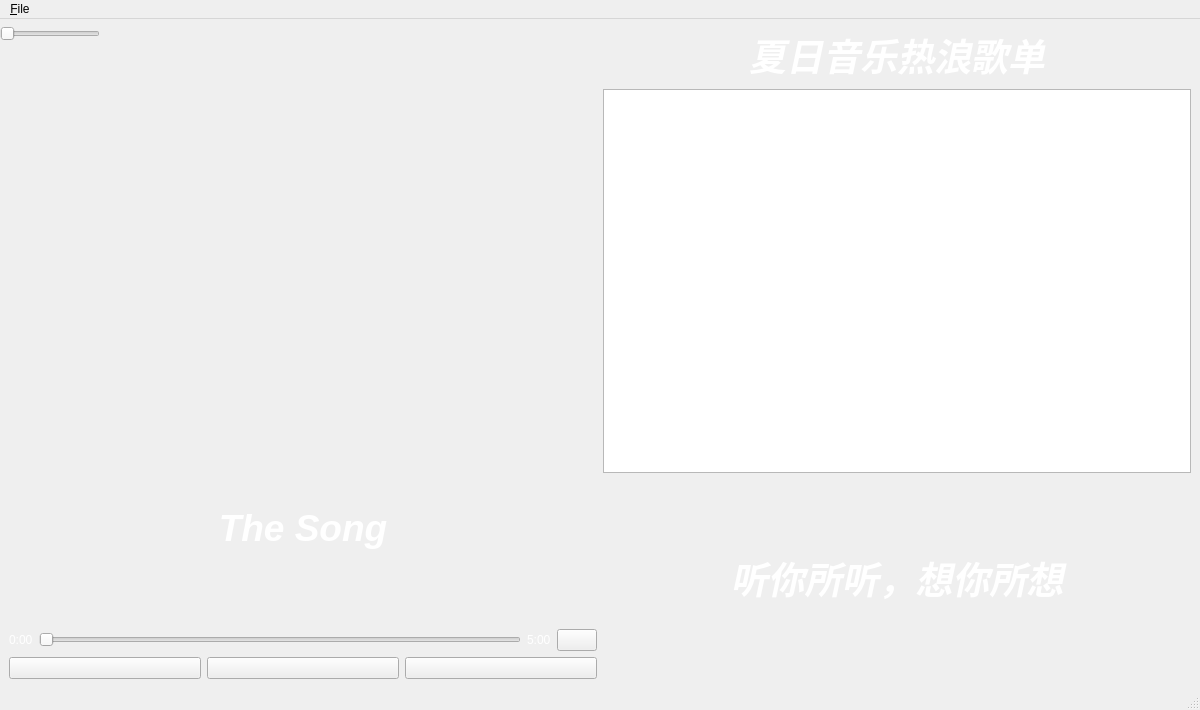
<?xml version="1.0" encoding="UTF-8"?>
<ui version="4.0">
 <class>Mp3Window</class>
 <widget class="QMainWindow" name="Mp3Window">
  <property name="geometry">
   <rect>
    <x>0</x>
    <y>0</y>
    <width>1200</width>
    <height>710</height>
   </rect>
  </property>
  <property name="windowTitle">
   <string>MainWindow</string>
  </property>
  <widget class="QWidget" name="centralwidget">
   <layout class="QHBoxLayout" name="horizontalLayout">
    <item>
     <layout class="QVBoxLayout" name="leftLayout">
      <item>
       <widget class="QLabel" name="vinylLabel">
        <property name="minimumSize">
         <size>
          <width>400</width>
          <height>400</height>
         </size>
        </property>
        <property name="text">
         <string>&lt;html&gt;&lt;head/&gt;&lt;body&gt;&lt;p&gt;&lt;br/&gt;&lt;/p&gt;&lt;/body&gt;&lt;/html&gt;</string>
        </property>
        <property name="scaledContents">
         <bool>true</bool>
        </property>
        <property name="alignment">
         <set>Qt::AlignCenter</set>
        </property>
       </widget>
      </item>
      <item>
       <widget class="QLabel" name="imageLabel">
        <property name="minimumSize">
         <size>
          <width>0</width>
          <height>50</height>
         </size>
        </property>
        <property name="text">
         <string>&lt;html&gt;&lt;head/&gt;&lt;body&gt;&lt;p&gt;&lt;span style=&quot; font-size:28pt; font-weight:700; font-style:italic; color:#ffffff;&quot;&gt;The Song&lt;/span&gt;&lt;/p&gt;&lt;/body&gt;&lt;/html&gt;</string>
        </property>
        <property name="alignment">
         <set>Qt::AlignCenter</set>
        </property>
       </widget>
      </item>
      <item>
       <layout class="QHBoxLayout" name="timeLayout">
        <item>
         <widget class="QLabel" name="currentTimeLabel">
          <property name="text">
           <string>&lt;html&gt;&lt;head/&gt;&lt;body&gt;&lt;p&gt;&lt;span style=&quot; color:#ffffff;&quot;&gt;0:00&lt;/span&gt;&lt;/p&gt;&lt;/body&gt;&lt;/html&gt;</string>
          </property>
         </widget>
        </item>
        <item>
         <widget class="QSlider" name="progressSlider">
          <property name="orientation">
           <enum>Qt::Horizontal</enum>
          </property>
         </widget>
        </item>
        <item>
         <widget class="QLabel" name="totalTimeLabel">
          <property name="text">
           <string>&lt;html&gt;&lt;head/&gt;&lt;body&gt;&lt;p&gt;&lt;span style=&quot; color:#ffffff;&quot;&gt;5:00&lt;/span&gt;&lt;/p&gt;&lt;/body&gt;&lt;/html&gt;</string>
          </property>
         </widget>
        </item>
        <item>
         <widget class="QPushButton" name="volumeButton">
          <property name="icon">
           <iconset resource="pic.qrc">
            <normaloff>:/new/prefix1/volume.png</normaloff>:/new/prefix1/volume.png</iconset>
          </property>
          <property name="iconSize">
           <size>
            <width>48</width>
            <height>48</height>
           </size>
          </property>
         </widget>
        </item>
       </layout>
      </item>
      <item>
       <layout class="QHBoxLayout" name="buttonLayout">
        <item>
         <widget class="QPushButton" name="prevButton">
          <property name="icon">
           <iconset resource="pic.qrc">
            <normaloff>:/new/prefix1/previous.png</normaloff>:/new/prefix1/previous.png</iconset>
          </property>
          <property name="iconSize">
           <size>
            <width>48</width>
            <height>48</height>
           </size>
          </property>
         </widget>
        </item>
        <item>
         <widget class="QPushButton" name="playPauseButton">
          <property name="icon">
           <iconset resource="pic.qrc">
            <normaloff>:/new/prefix1/play.png</normaloff>:/new/prefix1/play.png</iconset>
          </property>
          <property name="iconSize">
           <size>
            <width>64</width>
            <height>64</height>
           </size>
          </property>
         </widget>
        </item>
        <item>
         <widget class="QPushButton" name="nextButton">
          <property name="icon">
           <iconset resource="pic.qrc">
            <normaloff>:/new/prefix1/next.png</normaloff>:/new/prefix1/next.png</iconset>
          </property>
          <property name="iconSize">
           <size>
            <width>48</width>
            <height>48</height>
           </size>
          </property>
         </widget>
        </item>
       </layout>
      </item>
     </layout>
    </item>
    <item>
     <layout class="QVBoxLayout" name="rightLayout">
      <item>
       <widget class="QLabel" name="playlistTitleLabel">
        <property name="text">
         <string>&lt;html&gt;&lt;head/&gt;&lt;body&gt;&lt;p&gt;&lt;span style=&quot; font-size:28pt; font-weight:700; font-style:italic; color:#ffffff;&quot;&gt;夏日音乐热浪歌单&lt;/span&gt;&lt;/p&gt;&lt;/body&gt;&lt;/html&gt;</string>
        </property>
        <property name="alignment">
         <set>Qt::AlignCenter</set>
        </property>
       </widget>
      </item>
      <item>
       <widget class="QListWidget" name="playlistWidget"/>
      </item>
      <item>
       <widget class="QLabel" name="coverLabel">
        <property name="minimumSize">
         <size>
          <width>0</width>
          <height>200</height>
         </size>
        </property>
        <property name="text">
         <string>&lt;html&gt;&lt;head/&gt;&lt;body&gt;&lt;p&gt;&lt;span style=&quot; font-size:28pt; font-weight:700; font-style:italic; color:#ffffff;&quot;&gt;听你所听，想你所想&lt;/span&gt;&lt;/p&gt;&lt;/body&gt;&lt;/html&gt;</string>
        </property>
        <property name="scaledContents">
         <bool>true</bool>
        </property>
        <property name="alignment">
         <set>Qt::AlignCenter</set>
        </property>
       </widget>
      </item>
     </layout>
    </item>
   </layout>
   <widget class="QSlider" name="volumeSlider">
    <property name="geometry">
     <rect>
      <x>0</x>
      <y>0</y>
      <width>100</width>
      <height>30</height>
     </rect>
    </property>
    <property name="minimumSize">
     <size>
      <width>10</width>
      <height>20</height>
     </size>
    </property>
    <property name="visible">
     <bool>false</bool>
    </property>
    <property name="orientation">
     <enum>Qt::Horizontal</enum>
    </property>
   </widget>
  </widget>
  <widget class="QMenuBar" name="menubar">
   <property name="geometry">
    <rect>
     <x>0</x>
     <y>0</y>
     <width>1200</width>
     <height>24</height>
    </rect>
   </property>
   <widget class="QMenu" name="menuFile">
    <property name="title">
     <string>&amp;File</string>
    </property>
   </widget>
   <addaction name="menuFile"/>
  </widget>
  <widget class="QStatusBar" name="statusbar"/>
 </widget>
 <resources>
  <include location="pic.qrc"/>
 </resources>
 <connections/>
</ui>
